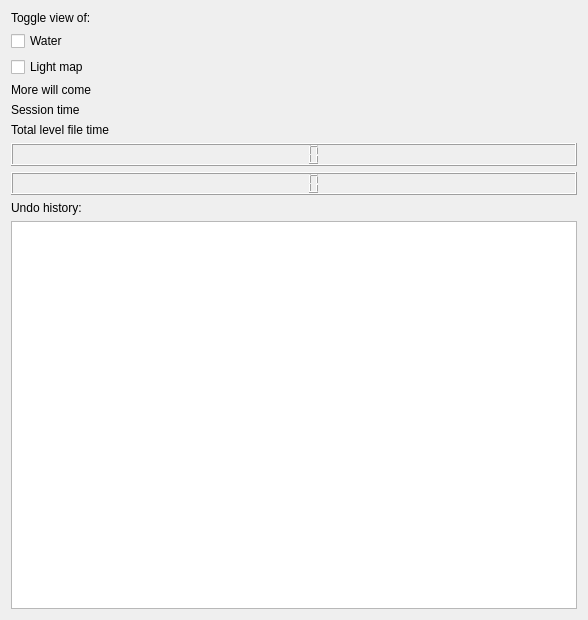
           <widget class="QWidget" name="scrollAreaWidgetContents_2">
            <property name="geometry">
             <rect>
              <x>0</x>
              <y>0</y>
              <width>588</width>
              <height>620</height>
             </rect>
            </property>
            <layout class="QVBoxLayout" name="verticalLayout_15">
             <item>
              <widget class="QLabel" name="VMiscLabel2">
               <property name="text">
                <string>Toggle view of:</string>
               </property>
              </widget>
             </item>
             <item>
              <widget class="QCheckBox" name="VMiscWater">
               <property name="text">
                <string>Water</string>
               </property>
              </widget>
             </item>
             <item>
              <widget class="QCheckBox" name="VMiscLightMap">
               <property name="text">
                <string>Light map</string>
               </property>
              </widget>
             </item>
             <item>
              <widget class="QLabel" name="VMiscLabel1">
               <property name="text">
                <string>More will come</string>
               </property>
              </widget>
             </item>
             <item>
              <widget class="QLabel" name="VMiscLabelSessionTime">
               <property name="text">
                <string>Session time</string>
               </property>
              </widget>
             </item>
             <item>
              <widget class="QLabel" name="VMiscLabelTotalTime">
               <property name="text">
                <string>Total level file time</string>
               </property>
              </widget>
             </item>
             <item>
              <widget class="QLCDNumber" name="VMiscLCDSessionTime"/>
             </item>
             <item>
              <widget class="QLCDNumber" name="lcdNumber"/>
             </item>
             <item>
              <widget class="QLabel" name="VMiscLabel3">
               <property name="text">
                <string>Undo history:</string>
               </property>
              </widget>
             </item>
             <item>
              <widget class="QUndoView" name="VMiscUndoTimeline"/>
             </item>
            </layout>
           </widget>
